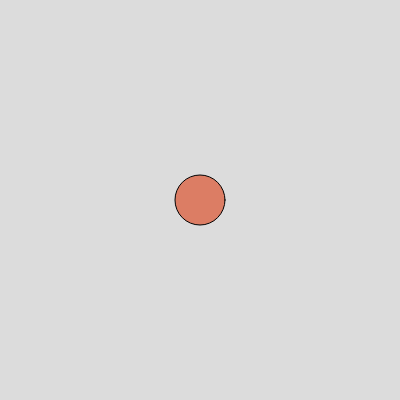
Frame 1 (no input)
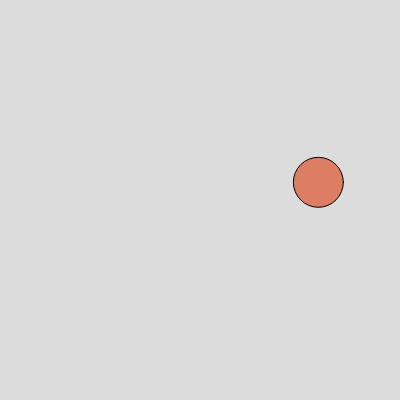
Frame 60 (no input)
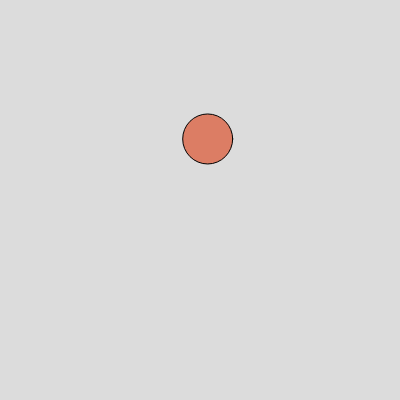
Frame 120 (the mouse pressed at the canvas centre since frame 60)

The p5.js sketch that drew these frames (run headless with seeded random() and noise() and a simulated clock; from frame 60 on, the mouse is pressed at the canvas centre):

// p5.js sketch
// ── sketch.js
/*
Using forces, simulate a helium-filled balloon floating upward and bouncing off the top of a window. Can you add a wind force that changes over time, perhaps according to Perlin noise?
*/


let balloon;

function setup() {
  createCanvas(400, 400);
  balloon = new Balloon();
}

function draw() {
  background(220);
  
  balloon.show();
  balloon.floating();
  balloon.bounceOffEdges();
}

class Balloon{
  constructor(){
    this.position = createVector(width/2, height/2);
    this.velocity = createVector(0, 0);
    this.acceleration = createVector(0, 0);
    this.topspeed = 5;
  }
  
  show(){
    fill(220, 125, 100);
    circle(this.position.x, this.position.y, 50);
  }
  
  // add forces
  applyForce(force){
    this.acceleration.add(force);
  }
  
  floating(){   
    let floatUp = createVector(0, -0.02);
    let gravity = createVector(0, 0.01);
    let windX = map(noise(0.01), 0, 1, 0, 0.1);
    let wind = createVector (windX, 0);
    
    // add floating force
    this.applyForce(floatUp);
    // add gravity
    this.applyForce(gravity);
    // add wind
    this.applyForce(wind);
    
    this.velocity.add(this.acceleration);
    this.velocity.limit(this.topspeed);
    this.position.add(this.velocity);
    
    // Reset acceleration each frame (Newton’s 2nd law: F = ma)
    this.acceleration.mult(0);
    

  
  }
  
  
  bounceOffEdges(){
    if (this.position.y <= 0 || this.position.y >= height ){
      // this.acceleration.mult(-1);
      this.velocity.mult(-1);
    } 
    
    if (this.position.x <= 0 ){
      // this.acceleration.mult(-1);
      this.position.x = width;
    } else if(this.position.x >= width){
      this.position.x = 0;
    }
  }
  
  
  
  // applyForce(force){
  //   for (let i = 0; i)
  //   let wind = map(noise(10), 0, 100, 0, 1);
  //   this.acceleration.add(force);
  // }
}
